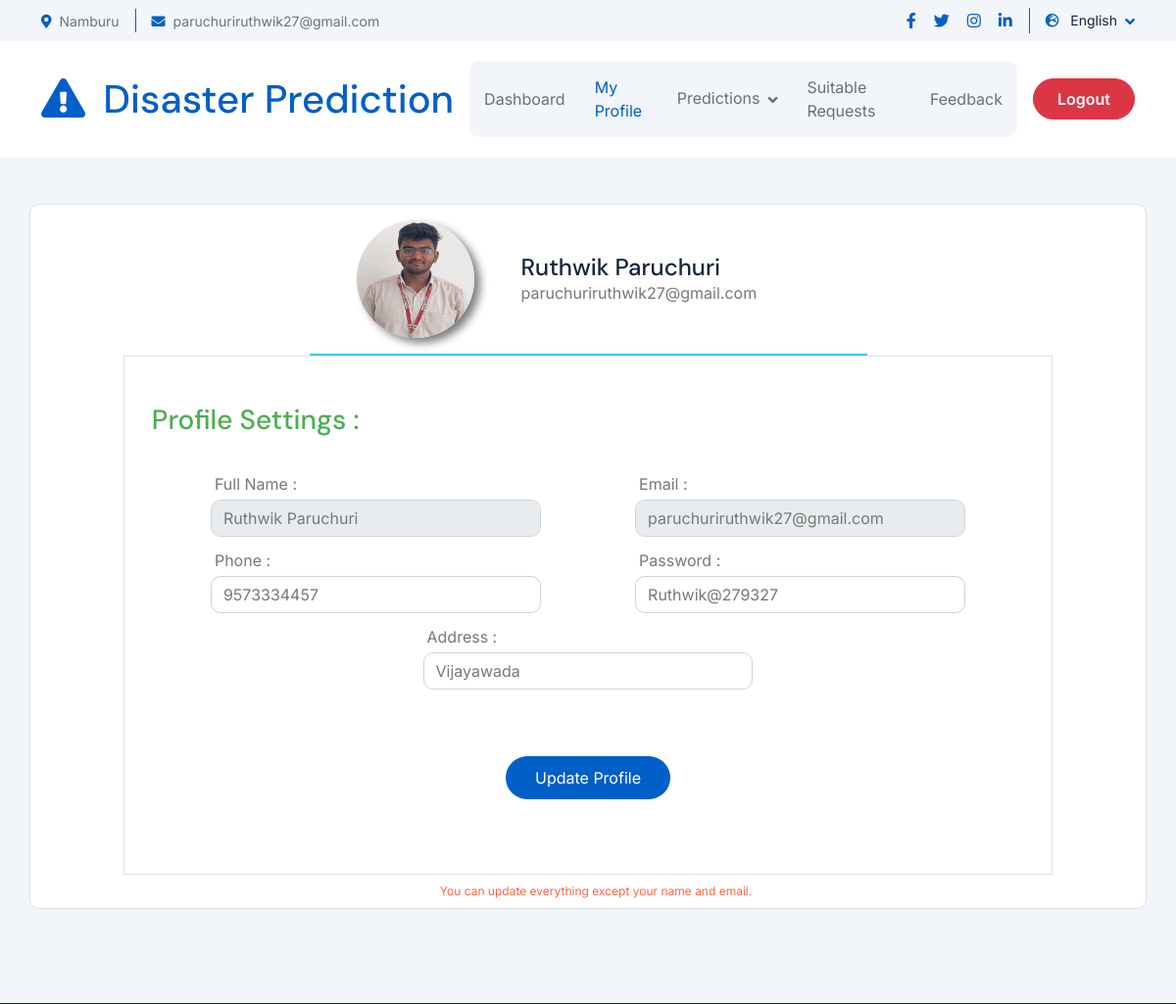
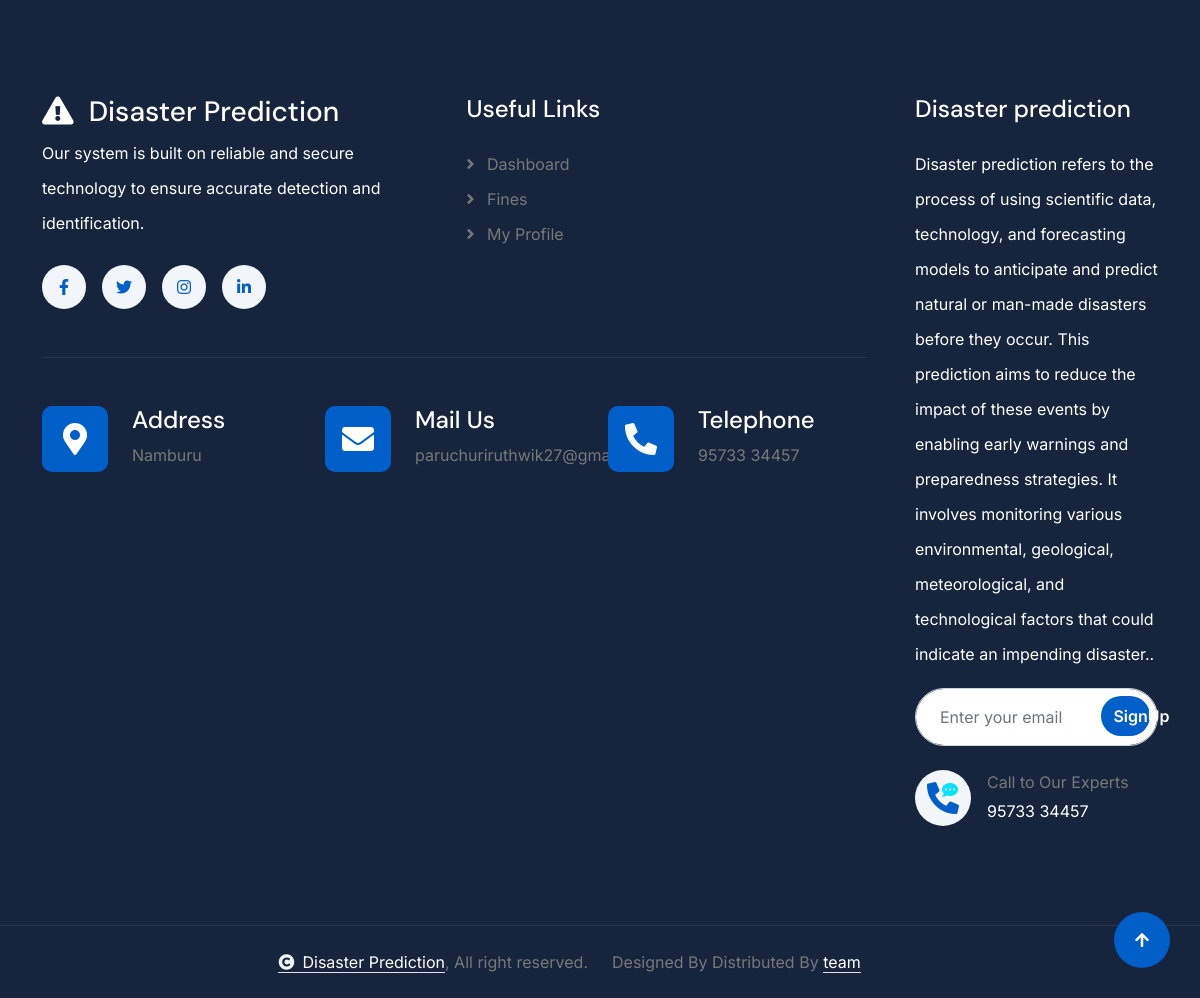
/user-profile/ (signed in), run on the app's committed database (2 pictures, top to bottom).
### adminapp/models.py (models this page shows, shortened)
class UserDetails(models.Model):
    user_name = models.CharField(max_length=100)
    email = models.EmailField(unique=True)
    user_password = models.TextField(help_text='user_password', max_length=50)
    photo = models.ImageField(upload_to='user_photos/')
    address = models.TextField()
    phone_number = models.CharField(max_length=15)
    status = models.CharField(max_length=15, default='Pending')
    otp_num = models.IntegerField()  # Field to store generated OTP
    Otp_Status = models.TextField(default='pending', max_length=60, null=True)

### userapp/views.py (the view, shortened to what this page needs)
# urls.py: path("user-profile/", user_views.user_profile,name="user_profile"),
def user_profile(req):
    user_email = req.session["user_email"]
    user = UserDetails.objects.get(email = user_email)
    context = {"i":user}
    return render(req, 'user/user-profile.html', context)

### assets/templates/user/user-profile.html (shortened to what this page needs)
{% load static %}
<!DOCTYPE html>
<html lang="en">
<head>
    <link rel="stylesheet" href="https://use.fontawesome.com/releases/v5.15.4/css/all.css"/>
    <link href="https://cdn.jsdelivr.net/npm/bootstrap-icons@1.4.1/font/bootstrap-icons.css" rel="stylesheet">
    <link rel="stylesheet" href="{% static 'user/lib/animate/animate.min.css' %}"/>
    <link rel="stylesheet" href="{% static 'user/lib/lightbox/css/lightbox.min.css' %}">
    <link rel="stylesheet" href="{% static 'user/lib/owlcarousel/assets/owl.carousel.min.css' %}">
    <link rel="stylesheet" href="{% static 'user/css/bootstrap.min.css' %}">
    <link rel="stylesheet" href="{% static 'user/css/style.css' %}">
</head>
<body>
    <div class="container-fluid topbar px-0 px-lg-4 bg-light py-2 d-none d-lg-block">
        <div class="container">
            <div class="row gx-0 align-items-center">
                <div class="col-lg-8 text-center text-lg-start mb-lg-0">
                    <div class="d-flex flex-wrap">
                        <div class="border-end border-primary pe-3">
                            <a href="#" class="text-muted small"><i class="fas fa-map-marker-alt text-primary me-2"></i>Namburu</a>
                        </div>
                        <div class="ps-3">
                            <a href="mailto:example@gmail.com" class="text-muted small"><i class="fas fa-envelope text-primary me-2"></i>paruchuriruthwik27@gmail.com</a>
                        </div>
                    </div>
                </div>
                <div class="col-lg-4 text-center text-lg-end">
                    <div class="d-flex justify-content-end">
                        <div class="d-flex border-end border-primary pe-3">
                            <a class="btn p-0 text-primary me-3" href="#"><i class="fab fa-facebook-f"></i></a>
                            <a class="btn p-0 text-primary me-3" href="#"><i class="fab fa-twitter"></i></a>
                            <a class="btn p-0 text-primary me-3" href="#"><i class="fab fa-instagram"></i></a>
                            <a class="btn p-0 text-primary me-0" href="#"><i class="fab fa-linkedin-in"></i></a>
                        </div>
                        <div class="dropdown ms-3">
                            <a href="#" class="dropdown-toggle text-dark" data-bs-toggle="dropdown"><small><i class="fas fa-globe-europe text-primary me-2"></i> English</small></a>
                        </div>
                    </div>
                </div>
            </div>
        </div>
    </div>
    <div class="container-fluid nav-bar px-0 px-lg-4 py-lg-0">
        <div class="container">
            <nav class="navbar navbar-expand-lg navbar-light">
                <a href="#" class="navbar-brand p-0">
                    <h1 class="text-primary mb-0"><i class="fas fa-exclamation-triangle me-2"></i> Disaster Prediction</h1>
                </a>
                <div class="collapse  navbar-collapse" id="navbarCollapse">
                    <div class="navbar-nav  mx-0 mx-lg-auto ">
                        <a href="{% url 'user_dashboard' %}" class="nav-item nav-link">Dashboard</a>
                        <a href="{% url 'user_profile' %}" class="nav-item nav-link active">My Profile</a>
                        <div class="nav-item dropdown">
                            <a href="#" class="nav-link dropdown-toggle" data-bs-toggle="dropdown">Predictions</a>
                        </div>
                        <a href="{% url 'satiable_requests' %}" class="nav-item nav-link">Suitable Requests</a>
                        <a href="{% url 'feedback' %}" class="nav-item nav-link">Feedback</a>
                    </div>
                    <div class="d-flex justify-content-end">
                        <a href="{% url 'user_logout' %}" class="btn btn-danger rounded-pill py-2 px-4 ms-3 flex-shrink-0">Logout</a>
                    </div>
                </div>
            </nav>
        </div>
    </div>
    <div class="container-fluid feature bg-light py-5">
        <div class="container rounded bg-white mb-5 border border-black" >
            <div class="row ">
                <div class="col-md-6 mx-auto px-5 pb-3 mt-3" style="border-bottom: 2px solid #31d2f2; ">
                    <div class="d-flex align-items-center">
                        <div class="image ml-5">
                            <img src={{i.photo.url}} class="" name="profilepic" style="border-radius:50%; box-shadow: 6px 5px 8px grey;" width="120px" height="120px" >
                        </div>
                        <div class="mx-5">
                            <h4 class="mb-0 mt-0">{{i.user_name}}</h4>
                            <span>{{i.email}}</span>
                        </div>
                    </div>
                </div>
                <div class="col-md-10 mx-auto border border-black">
                    <div class="p-3 py-5">
                        <div class="d-flex justify-content-between align-items-center mb-3">
                            <h3 class="text-right" style=" color: #4CAF50;">Profile Settings :</h3>
                        </div>
                        <form action="{% url 'user_profile' %}" class="form-box mainForm px-4  mb-2 pt-5" style="margin-top:-40px" method="post" enctype="multipart/form-data">
                            <div class="form-row row mb-2">
                                <div class="col-md-5 mx-auto">
                                    <label for="" class="m-1  ">Full Name :</label>
                                    <input type="text" id="" class="form-control" placeholder="ex.@name" readonly name="name" value="{{i.user_name}}">
                                </div>
                                <div class="col-md-5 mx-auto">
                                    <label for="" class="m-1">Email :</label>
                                    <input type="text" id="" class="form-control" placeholder="ex. name@gmail.com" readonly name="email" value={{i.email}}>
                                </div>
                            </div>
                            <div class="form-row row mb-2">
                                <div class="col-md-5 mx-auto">
                                    <label for="chooseCategory" class="m-1">Phone :</label>
                                    <input type="number" id="" class="form-control" placeholder="ex. +91 XXXX-XXXXX" name="phone" value={{i.phone_number}}>
                                </div>
                                <div class="col-md-5 mx-auto">
                                    <label for="" class="m-1">Password :</label>
                                    <input type="text" id="" class="form-control" name="password" value={{i.user_password}}>
                                </div>
                            </div>
                            <div class="form-row row mb-2">
                                <div class="col-md-5 mx-auto">
                                    <label for="" class="m-1">Address  :</label>
                                    <input type="text" id="" class="form-control" placeholder="ex@Xyz" name="add" value={{i.address}}>
                                </div>
                            </div>
                            <div class="mt-5 text-center" value="Submit Button">
                                <button type="submit">Update Profile</button>
                            </div>
                        </form>
                    </div>
                </div>
                <p class="text-center m-2" style="font-size: 12px; color: tomato;">You can update everything except your name and email.</p>
            </div>
        </div>
    </div>
    <div class="container-fluid footer py-5 wow fadeIn" data-wow-delay="0.2s">
        <div class="container py-5">
            <div class="row g-5">
                <div class="col-xl-9">
                    <div class="mb-5">
                        <div class="row g-4">
                            <div class="col-md-6 col-lg-6 col-xl-6">
                                <div class="footer-item">
                                    <a href="{% url 'index' %}" class="p-0">
                                        <h3 class="text-white"><i class="fas fa-exclamation-triangle me-2"></i> Disaster Prediction</h3>
                                    </a>
                                    <p class="text-white mb-4">Our system is built on reliable and secure technology to ensure accurate detection and identification.</p>
                                    <div class="footer-btn d-flex">
                                        <a class="btn btn-md-square rounded-circle me-3" href="#"><i class="fab fa-facebook-f"></i></a>
                                        <a class="btn btn-md-square rounded-circle me-3" href="#"><i class="fab fa-twitter"></i></a>
                                        <a class="btn btn-md-square rounded-circle me-3" href="#"><i class="fab fa-instagram"></i></a>
                                        <a class="btn btn-md-square rounded-circle me-0" href="#"><i class="fab fa-linkedin-in"></i></a>
                                    </div>
                                </div>
                            </div>
                            <div class="col-md-6 col-lg-6 col-xl-6">
                                <div class="footer-item">
                                    <h4 class="text-white mb-4">Useful Links</h4>
                                    <a href="#"><i class="fas fa-angle-right me-2"></i> Dashboard</a>
                                    <a href="#"><i class="fas fa-angle-right me-2"></i> Fines</a>
                                    <a href="#"><i class="fas fa-angle-right me-2"></i> My Profile</a>
                                </div>
                            </div>
                        </div>
                    </div>
                    <div class="pt-5" style="border-top: 1px solid rgba(255, 255, 255, 0.08);">
                        <div class="row g-0">
                            <div class="col-12">
                                <div class="row g-4">
                                    <div class="col-lg-6 col-xl-4">
                                        <div class="d-flex">
                                            <div class="btn-xl-square bg-primary text-white rounded p-4 me-4">
                                                <i class="fas fa-map-marker-alt fa-2x"></i>
                                            </div>
                                            <div>
                                                <h4 class="text-white">Address</h4>
                                                <p class="mb-0">Namburu</p>
                                            </div>
                                        </div>
                                    </div>
                                    <div class="col-lg-6 col-xl-4">
                                        <div class="d-flex">
                                            <div class="btn-xl-square bg-primary text-white rounded p-4 me-4">
                                                <i class="fas fa-envelope fa-2x"></i>
                                            </div>
                                            <div>
                                                <h4 class="text-white">Mail Us</h4>
                                                <p class="mb-0">paruchuriruthwik27@gmail.com</p>
                                            </div>
                                        </div>
                                    </div>
                                    <div class="col-lg-6 col-xl-4">
                                        <div class="d-flex">
                                            <div class="btn-xl-square bg-primary text-white rounded p-4 me-4">
                                                <i class="fa fa-phone-alt fa-2x"></i>
                                            </div>
                                            <div>
                                                <h4 class="text-white">Telephone</h4>
                                                <p class="mb-0">95733 34457</p>
                                            </div>
                                        </div>
                                    </div>
                                </div>
                            </div>
                        </div>
                    </div>
                </div>
                <div class="col-xl-3">
                    <div class="footer-item">
                        <h4 class="text-white mb-4">Disaster prediction</h4>
                        <p class="text-white mb-3">Disaster prediction refers to the process of using scientific data, technology, and forecasting models to anticipate and predict natural or man-made disasters before they occur. This prediction aims to reduce the impact of these events by enabling early warnings and preparedness strategies. It involves monitoring various environmental, geological, meteorological, and technological factors that could indicate an impending disaster..</p>
                        <div class="position-relative rounded-pill mb-4">
                            <input class="form-control rounded-pill w-100 py-3 ps-4 pe-5" type="text" placeholder="Enter your email">
                            <button type="button" class="btn btn-primary rounded-pill position-absolute top-0 end-0 py-2 mt-2 me-2">SignUp</button>
                        </div>
                        <div class="d-flex flex-shrink-0">
                            <div class="footer-btn">
                                <a href="#" class="btn btn-lg-square rounded-circle position-relative wow tada" data-wow-delay=".9s">
                                    <i class="fa fa-phone-alt fa-2x"></i>
                                    <div class="position-absolute" style="top: 2px; right: 12px;">
                                        <span><i class="fa fa-comment-dots text-secondary"></i></span>
                                    </div>
                                </a>
                            </div>
                            <div class="d-flex flex-column ms-3 flex-shrink-0">
                                <span>Call to Our Experts</span>
                                <a href="tel:+ 0123 456 7890"><span class="text-white">95733 34457</span></a>
                            </div>
                        </div>
                    </div>
                </div>
            </div>
        </div>
    </div>
    <div class="container-fluid copyright py-4">
        <div class="container">
            <div class="row g-4 align-items-center">
                <div class="col-md-6 text-center text-md-end mb-md-0">
                    <span class="text-body"><a href="#" class="border-bottom text-white"><i class="fas fa-copyright text-light me-2"></i>Disaster Prediction</a>, All right reserved.</span>
                </div>
                <div class="col-md-6 text-center text-md-start text-body">
                    Designed By <a class="border-bottom text-white" href="https://codeleaf.in"></a> Distributed By <a class="border-bottom text-white" href="https://codeleaf.in" target="_blank"> team</a>
                </div>
            </div>
        </div>
    </div>
    <a href="#" class="btn btn-primary btn-lg-square rounded-circle back-to-top"><i class="fa fa-arrow-up"></i></a>
</body>
</html>

### data on the page
UserDetails: photo (picture), user_name "Ruthwik Paruchuri", email "paruchuriruthwik27@gmail.com", name "Ruthwik Paruchuri", phone "9573334457", password "Ruthwik@279327", add "Vijayawada"
